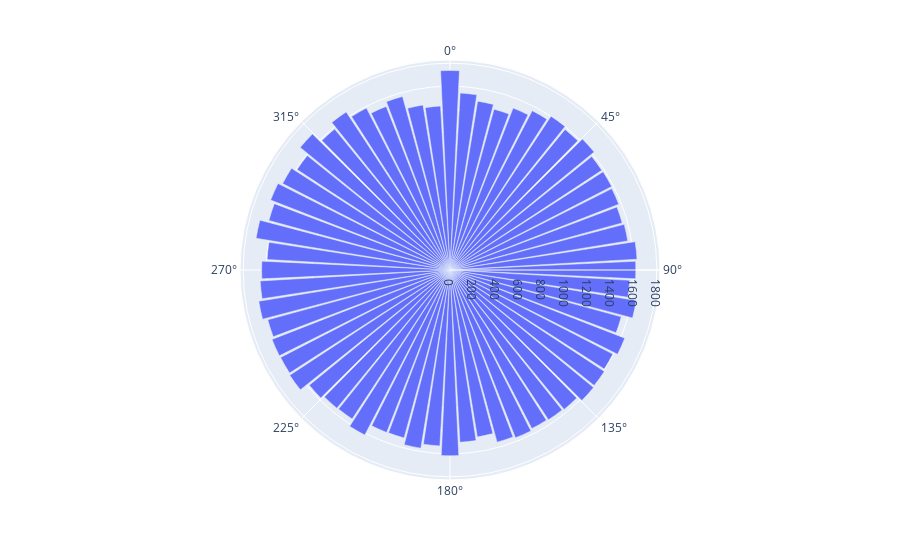

The code cell stored with this chart in its notebook:
### Code cell
datetime_metrics.plot_cyclical_datetimes('minute')

### Figure 1 — Plotly figure (JSON) as saved in the notebook; plotly's stock layout.template omitted (floating-point values rounded to 4 significant figures)
{"data": [{"customdata": [[0], [1], [2], [3], [4], [5], [6], [7], [8], [9], [10], [11], [12], [13], [14], [15], [16], [17], [18], [19], [20], [21], [22], [23], [24], [25], [26], [27], [28], [29], [30], [31], [32], [33], [34], [35], [36], [37], [38], [39], [40], [41], [42], [43], [44], [45], [46], [47], [48], [49], [50], [51], [52], [53], [54], [55], [56], [57], [58], [59]], "hoverlabel": {"namelength": 0}, "hovertemplate": "count=%{r}<br>theta_scaled=%{theta}<br>value=%{customdata[0]}", "legendgroup": "", "marker": {"color": "#636efa"}, "name": "", "r": [1736, 1542, 1489, 1451, 1512, 1560, 1601, 1581, 1621, 1580, 1583, 1576, 1553, 1567, 1630, 1617, 1566, 1642, 1545, 1632, 1595, 1607, 1614, 1568, 1560, 1553, 1567, 1553, 1472, 1501, 1616, 1533, 1571, 1515, 1517, 1616, 1551, 1554, 1582, 1668, 1659, 1662, 1644, 1686, 1654, 1639, 1594, 1710, 1634, 1675, 1639, 1592, 1684, 1585, 1645, 1586, 1528, 1566, 1455, 1429], "showlegend": false, "subplot": "polar", "theta": [0, 6, 12, 18, 24, 30, 36, 42, 48, 54, 60, 66, 72, 78, 84, 90, 96, 102, 108, 114, 120, 126, 132, 138, 144, 150, 156, 162, 168, 174, 180, 186, 192, 198, 204, 210, 216, 222, 228, 234, 240, 246, 252, 258, 264, 270, 276, 282, 288, 294, 300, 306, 312, 318, 324, 330, 336, 342, 348, 354], "type": "barpolar"}], "layout": {"barmode": "relative", "legend": {"tracegroupgap": 0}, "margin": {"t": 60}, "polar": {"angularaxis": {"direction": "clockwise", "rotation": 90}, "domain": {"x": [0, 1], "y": [0, 1]}}}}
